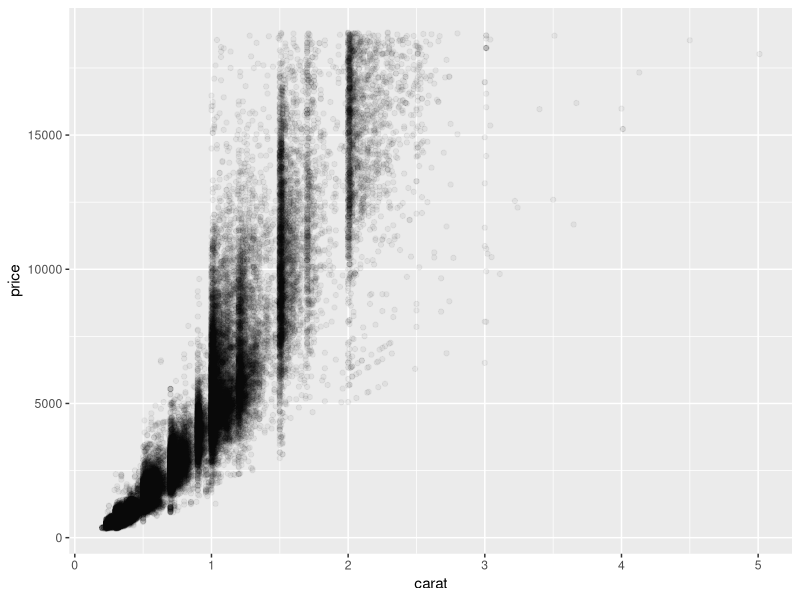
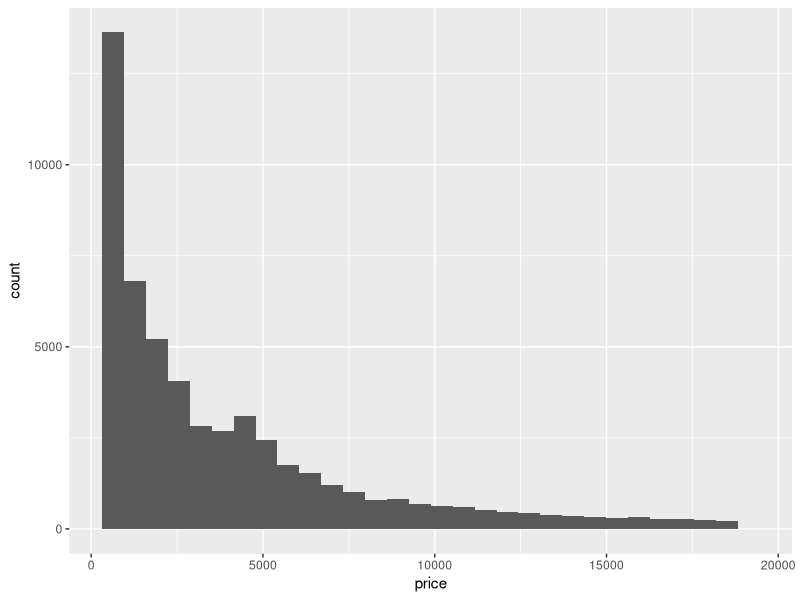
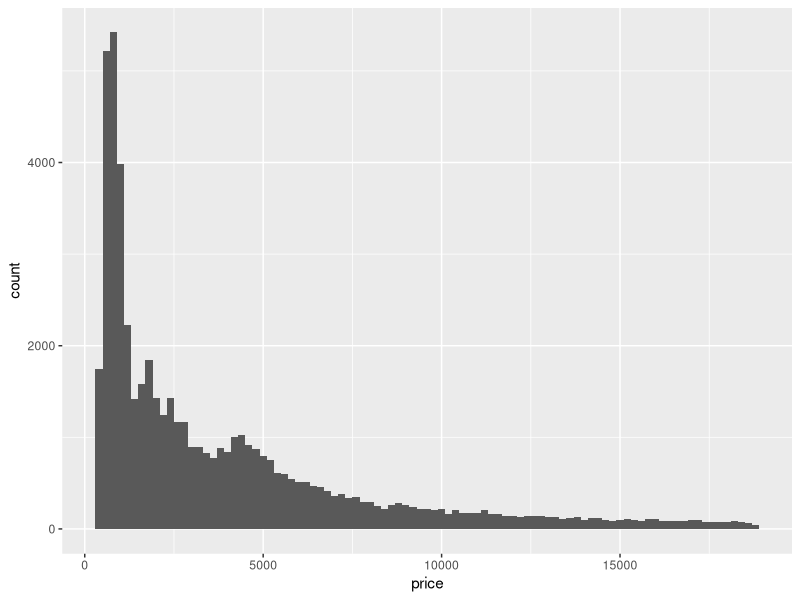
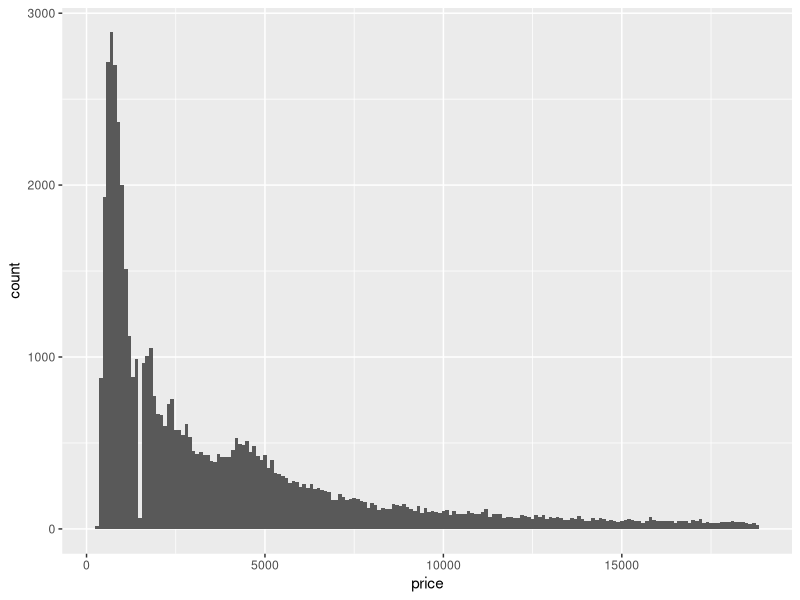
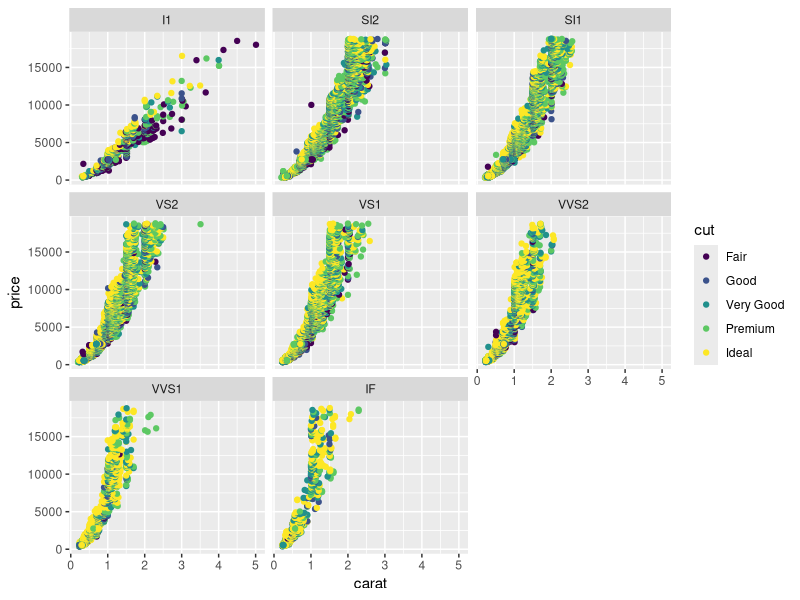
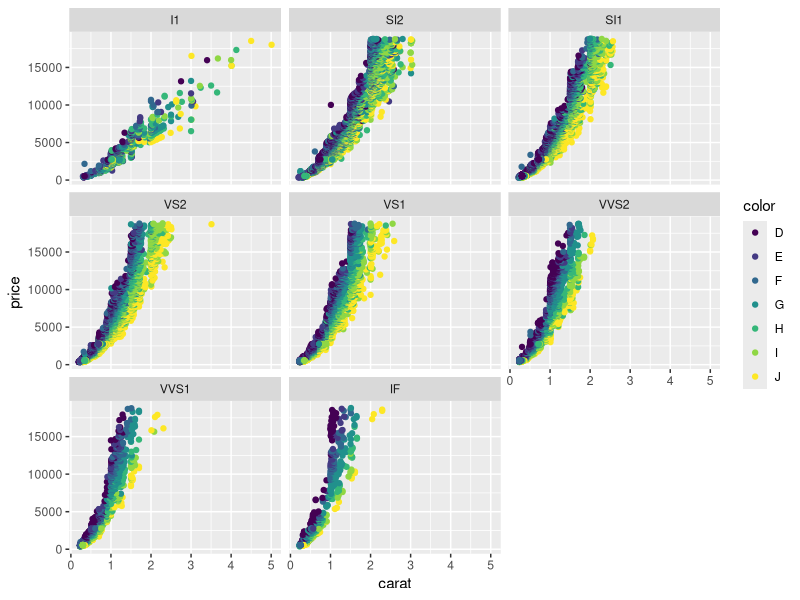

These charts were generated, in order, by the following R code:
#install.packages("ggplot2")
library(ggplot2)
diamonds |> ggplot(aes(x = carat, y = price)) + 
  geom_point(alpha = 0.05)

diamonds |>
  ggplot(aes(x = price)) + geom_histogram()

diamonds |>
  ggplot(aes(x = price)) + geom_histogram(binwidth=200)

diamonds |>
  ggplot(aes(x = price)) + geom_histogram(binwidth=100)

diamonds |> ggplot(aes(x = carat, y = price)) + 
  geom_point(aes(colour = cut)) + facet_wrap(~clarity)

diamonds |> ggplot(aes(x = carat, y = price)) + 
  geom_point(aes(colour = color)) + facet_wrap(~clarity)
